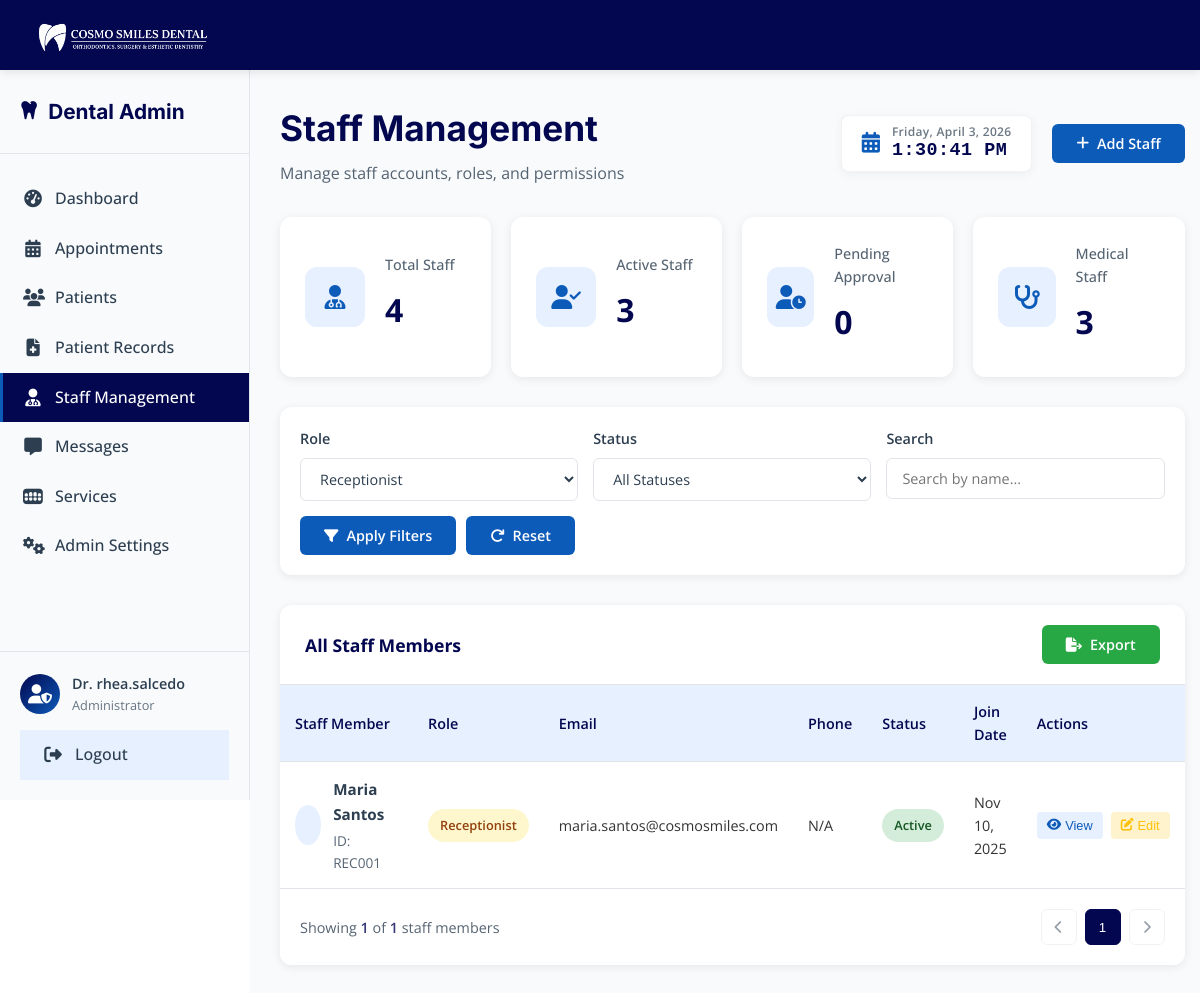
Screenshot of /public/admin/admin-staff.php?role=receptionist (signed in) with the database file from the repository.
### tables this page shows
CREATE TABLE `staff_users` (
  `id` int(11) NOT NULL AUTO_INCREMENT,
  `staff_id` varchar(20) NOT NULL,
  `email` varchar(100) NOT NULL,
  `password` varchar(255) NOT NULL,
  `first_name` varchar(50) NOT NULL,
  `last_name` varchar(50) NOT NULL,
  `role` enum('receptionist','assistant_dentist') NOT NULL,
  `specialization` varchar(100) DEFAULT NULL,
  `department` varchar(100) DEFAULT NULL,
  `phone` varchar(15) DEFAULT NULL,
  `status` enum('active','inactive') DEFAULT 'active',
  `last_login` timestamp NULL DEFAULT NULL,
  `created_at` timestamp NOT NULL DEFAULT current_timestamp(),
  `updated_at` timestamp NOT NULL DEFAULT current_timestamp() ON UPDATE current_timestamp(),
  PRIMARY KEY (`id`),
  UNIQUE KEY `staff_id` (`staff_id`),
  UNIQUE KEY `email` (`email`)
);

### src/Controllers/AdminStaffController.php (called while the page is built, shortened)
<?php
class AdminStaffController {
    private $conn;
    public function __construct($pdo = null) {
        if ($pdo) {
            $this->conn = $pdo;
        } else {
            $this->db = new Database();
            $this->conn = $this->db->getConnection();
        }
    }
    public function getAllStaff($filters = []) {
        try {
            $limit = isset($filters['limit']) ? (int)$filters['limit'] : 5;
            $page = isset($filters['page']) ? (int)$filters['page'] : 1;
            $offset = ($page - 1) * $limit;
            $queryAdmin = "SELECT id, dentist_id as staff_id, first_name, last_name, email, role, status, created_at, 'admin_type' as user_type
                          FROM admin_users WHERE 1=1";
            $queryStaff = "SELECT id, staff_id, first_name, last_name, email, role, status, created_at, 'staff_type' as user_type
                          FROM staff_users WHERE 1=1";
            $paramsAdmin = [];
            $paramsStaff = [];
            if (!empty($filters['role']) && $filters['role'] !== 'all') {
                $role = $filters['role'];
                if ($role === 'dentist') {
                    $queryStaff .= " AND 1=0";
                } else if ($role === 'receptionist') {
                    $queryAdmin .= " AND 1=0";
                } else {
                    $queryAdmin .= " AND 1=0";
                    $queryStaff .= " AND role = :role";
                    $paramsStaff[':role'] = $role;
                }
            }
            $stmtCountAdmin = $this->conn->prepare("SELECT COUNT(*) FROM (" . $queryAdmin . ") as t");
            $stmtCountAdmin->execute($paramsAdmin);
            $countAdmin = $stmtCountAdmin->fetchColumn();
            $stmtCountStaff = $this->conn->prepare("SELECT COUNT(*) FROM (" . $queryStaff . ") as t");
            $stmtCountStaff->execute($paramsStaff);
            $countStaff = $stmtCountStaff->fetchColumn();
            $totalRecords = $countAdmin + $countStaff;
            $totalPages = ceil($totalRecords / $limit);
            $stmtAdmin = $this->conn->prepare($queryAdmin);
            $stmtAdmin->execute($paramsAdmin);
            $admins = $stmtAdmin->fetchAll(PDO::FETCH_ASSOC);
            $stmtStaff = $this->conn->prepare($queryStaff);
            $stmtStaff->execute($paramsStaff);
            $staff = $stmtStaff->fetchAll(PDO::FETCH_ASSOC);
            $combined = array_merge($admins, $staff);
            usort($combined, function($a, $b) {
                return strtotime($b['created_at']) - strtotime($a['created_at']);
            });
            $paginated = array_slice($combined, $offset, $limit);
            return [
                'staff' => $paginated,
                'total_records' => $totalRecords,
                'total_pages' => $totalPages,
                'current_page' => $page,
                'limit' => $limit
            ];
        } catch (Exception $e) {
            error_log("Error in getAllStaff: " . $e->getMessage());
            return ['staff' => [], 'total_records' => 0, 'total_pages' => 0];
        }
    }
    public function getStaffStats() {
        try {
            $stats = [
                'total' => 0,
                'active' => 0,
                'pending' => 0,
                'medical' => 0
            ];
            $stmtAdmin = $this->conn->query("SELECT status FROM admin_users");
            while ($row = $stmtAdmin->fetch(PDO::FETCH_ASSOC)) {
                $stats['total']++;
                if ($row['status'] === 'active') $stats['active']++;
                $stats['medical']++;
            }
            $stmtStaff = $this->conn->query("SELECT status, role FROM staff_users");
            while ($row = $stmtStaff->fetch(PDO::FETCH_ASSOC)) {
                $stats['total']++;
                if ($row['status'] === 'active') $stats['active']++;
            }
            return $stats;
        } catch (Exception $e) {
            error_log("Error in getStaffStats: " . $e->getMessage());
            return ['total' => 0, 'active' => 0, 'pending' => 0, 'medical' => 0];
        }
    }
}
?>

### public/admin/admin-staff.php (the view, shortened to what this page needs)
<?php
require_once __DIR__ . '/../../src/Controllers/AdminStaffController.php';
$database = new Database();
$pdo = $database->getConnection();
$controller = new AdminStaffController($pdo);
$page = isset($_GET['page']) ? (int)$_GET['page'] : 1;
$limit = 5;
$search = isset($_GET['search']) ? $_GET['search'] : '';
$role = isset($_GET['role']) ? $_GET['role'] : 'all';
$status = isset($_GET['status']) ? $_GET['status'] : 'all';
$data = $controller->getAllStaff([
    'page' => $page,
    'limit' => $limit,
    'search' => $search,
    'role' => $role,
    'status' => $status
]);
$staffList = isset($data['staff']) ? $data['staff'] : [];
$totalPages = isset($data['total_pages']) ? $data['total_pages'] : 1;
$totalRecords = isset($data['total_records']) ? $data['total_records'] : 0;
$stats = $controller->getStaffStats();
?>
<!DOCTYPE html>
<html lang="en">
<head>
    <link rel="stylesheet" href="https://cdnjs.cloudflare.com/ajax/libs/font-awesome/6.4.0/css/all.min.css">
</head>
<body>
    <?php include 'includes/admin-header.php'; ?>
    <div class="admin-container">
        <?php include 'includes/admin-sidebar.php'; ?>
        <main class="admin-main">
            <div class="dashboard-header">
                <div class="header-content">
                    <h1>Staff Management</h1>
                    <p>Manage staff accounts, roles, and permissions</p>
                </div>
                <div class="header-actions">
                    <div class="date-display">
                        <i class="fas fa-calendar-alt"></i>
                        <div class="clock-content">
                            <span id="admin-date">Loading...</span>
                            <span id="admin-time">00:00:00 AM</span>
                        </div>
                    </div>
                    <button class="btn btn-primary" id="add-staff-btn">
                        <i class="fas fa-plus"></i> Add Staff
                    </button>
                </div>
            </div>
            <div class="stats-grid">
                <div class="stat-card">
                    <div class="stat-icon"><i class="fas fa-user-md"></i></div>
                    <div class="stat-content">
                        <h3>Total Staff</h3>
                        <div class="stat-number"><?php echo isset($stats['total']) ? $stats['total'] : 0; ?></div>
                    </div>
                </div>
                <div class="stat-card">
                    <div class="stat-icon"><i class="fas fa-user-check"></i></div>
                    <div class="stat-content">
                        <h3>Active Staff</h3>
                        <div class="stat-number"><?php echo isset($stats['active']) ? $stats['active'] : 0; ?></div>
                    </div>
                </div>
                <div class="stat-card">
                    <div class="stat-icon"><i class="fas fa-user-clock"></i></div>
                    <div class="stat-content">
                        <h3>Pending Approval</h3>
                        <div class="stat-number"><?php echo isset($stats['pending']) ? $stats['pending'] : 0; ?></div>
                    </div>
                </div>
                <div class="stat-card">
                    <div class="stat-icon"><i class="fas fa-stethoscope"></i></div>
                    <div class="stat-content">
                        <h3>Medical Staff</h3>
                        <div class="stat-number"><?php echo isset($stats['medical']) ? $stats['medical'] : 0; ?></div>
                    </div>
                </div>
            </div>
            <div class="staff-filter">
                <div class="filter-row">
                    <div class="filter-group">
                        <label for="role-filter">Role</label>
                        <select id="role-filter" class="filter-control">
                            <option value="receptionist" <?php echo $role == 'receptionist' ? 'selected' : ''; ?>>Receptionist</option>
                        </select>
                    </div>
                    <div class="filter-group">
                        <label for="status-filter">Status</label>
                        <select id="status-filter" class="filter-control">
                            <option value="all" <?php echo $status == 'all' ? 'selected' : ''; ?>>All Statuses</option>
                        </select>
                    </div>
                    <div class="filter-group">
                        <label for="search-filter">Search</label>
                        <input type="text" id="search-filter" class="filter-control" placeholder="Search by name..." value="<?php echo htmlspecialchars($search); ?>">
                    </div>
                    <div class="filter-actions">
                        <button class="btn btn-primary" id="apply-filters-btn">
                            <i class="fas fa-filter"></i> Apply Filters
                        </button>
                        <button class="btn" id="reset-filters-btn">
                            <i class="fas fa-redo"></i> Reset
                        </button>
                    </div>
                </div>
            </div>
            <div class="staff-table-container">
                <div class="table-header">
                    <h3>All Staff Members</h3>
                    <div class="table-actions">
                        <button class="btn btn-success" id="export-btn">
                            <i class="fas fa-file-export"></i> Export
                        </button>
                    </div>
                </div>
                <div class="table-content">
                    <table class="staff-table">
                        <thead>
                            <tr>
                                <th>Staff Member</th>
                                <th>Role</th>
                                <th>Email</th>
                                <th>Phone</th>
                                <th>Status</th>
                                <th>Join Date</th>
                                <th>Actions</th>
                            </tr>
                        </thead>
                        <tbody id="staff-table-body">
                            <?php if (empty($staffList)): ?>
                                <tr>
                                    <td colspan="7" style="text-align: center; padding: 40px;">No staff members found</td>
                                </tr>
                            <?php else: ?>
                                <?php foreach ($staffList as $staff): ?>
                                <tr>
                                    <td data-label="Staff Member">
                                        <div class="staff-info">
                                            <div class="staff-avatar">
                                            </div>
                                            <div class="staff-details">
                                                <h4><?php echo htmlspecialchars($staff['first_name'] . ' ' . $staff['last_name']); ?></h4>
                                                <p>ID: <?php echo htmlspecialchars($staff['staff_id']); ?></p>
                                            </div>
                                        </div>
                                    </td>
                                    <td data-label="Role">
                                        <span class="staff-role role-<?php echo strtolower(str_replace(' ', '_', $staff['role'])); ?>"><?php
                                            $displayRole = str_replace('_', ' ', $staff['role']);
                                            echo ($displayRole === 'admin') ? 'Dentist' : htmlspecialchars(ucfirst($displayRole));
                                        ?></span>
                                    </td>
                                    <td data-label="Email"><?php echo htmlspecialchars($staff['email']); ?></td>
                                    <td data-label="Phone"><?php echo !empty($staff['phone']) ? htmlspecialchars($staff['phone']) : 'N/A'; ?></td>
                                    <td data-label="Status">
                                        <span class="staff-status status-<?php echo strtolower($staff['status']); ?>"><?php echo htmlspecialchars(ucfirst($staff['status'])); ?></span>
                                    </td>
                                    <td data-label="Join Date"><?php echo date('M d, Y', strtotime($staff['created_at'])); ?></td>
                                    <td data-label="Actions">
                                        <div class="staff-actions">
                                            <button class="action-btn view" data-id="<?php echo $staff['id']; ?>" data-type="<?php echo $staff['user_type']; ?>">
                                                <i class="fas fa-eye"></i> View
                                            </button>
                                            <button class="action-btn edit" data-id="<?php echo $staff['id']; ?>" data-type="<?php echo $staff['user_type']; ?>">
                                                <i class="fas fa-edit"></i> Edit
                                            </button>
                                        </div>
                                    </td>
                                </tr>
                                <?php endforeach; ?>
                            <?php endif; ?>
                        </tbody>
                    </table>
                </div>
                <div class="pagination-container">
                    <div class="pagination-info">
                        Showing <span><?php echo count($staffList); ?></span> of <span><?php echo $totalRecords; ?></span> staff members
                    </div>
                    <div class="pagination-controls" id="pagination-controls">
                        <button class="pagination-btn" id="prev-page" <?php echo $page <= 1 ? 'disabled' : ''; ?> data-page="<?php echo $page - 1; ?>">
                            <i class="fas fa-chevron-left"></i>
                        </button>
                        <div class="page-numbers">
                            <?php
                            $startPage = max(1, $page - 2);
                            $endPage = min($totalPages, $startPage + 4);
                            if ($endPage - $startPage < 4) $startPage = max(1, $endPage - 4);
                            for($i = $startPage; $i <= $endPage; $i++):
                            ?>
                                <button class="page-btn <?php echo $i === $page ? 'active' : ''; ?>" data-page="<?php echo $i; ?>"><?php echo $i; ?></button>
                            <?php endfor; ?>
                        </div>
                        <button class="pagination-btn" id="next-page" <?php echo $page >= $totalPages ? 'disabled' : ''; ?> data-page="<?php echo $page + 1; ?>">
                            <i class="fas fa-chevron-right"></i>
                        </button>
                    </div>
                </div>
            </div>
        </main>
    </div>
</body>
</html>

### rows the page displays
staff_users: first_name+last_name "Maria Santos", staff "REC001", role "Receptionist", email "maria.santos@cosmosmiles.com", status "Active", created_at "Nov 10, 2025"

### other values shown
$item['label'] "Dashboard"
$item['label'] "Appointments"
$item['label'] "Patients"
$item['label'] "Patient Records"
$item['label'] "Staff Management"
$item['label'] "Messages"
$item['label'] "Services"
$item['label'] "Admin Settings"
$sidebarAdminName "Dr. rhea.salcedo"
$sidebarAdminRole "Administrator"
$stats['total'] "4"
$stats['active'] "3"
$stats['pending'] "0"
$stats['medical'] "3"
count($staffList) "1"
